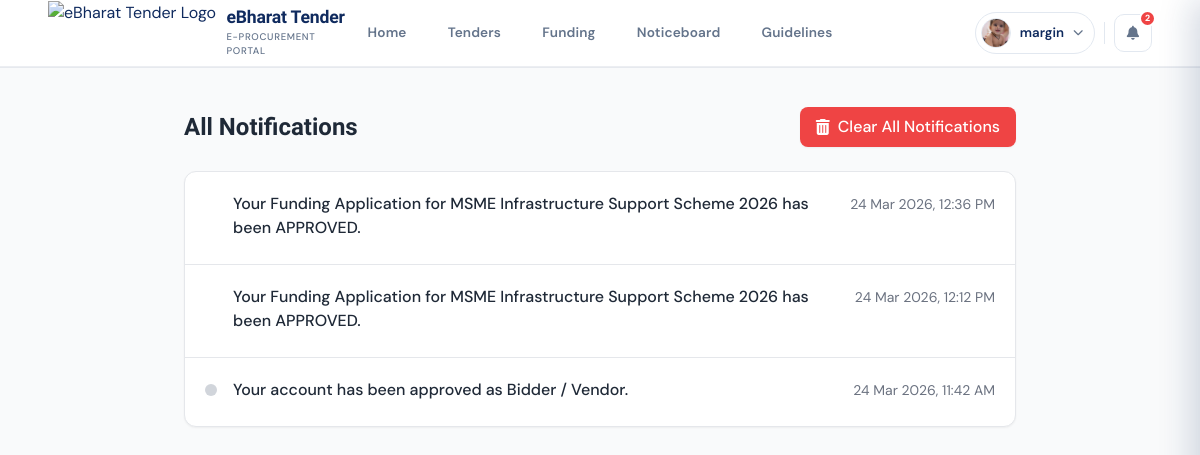
/accounts/notifications/all/ (signed in), run on the app's committed database.
### accounts/models.py (models this page shows, shortened)
class UserProfile(models.Model):
    ROLE_CHOICES = (
        ('creator', 'Tender Creator / Department'),
        ('bidder', 'Bidder / Vendor'),
    )
    STATUS_CHOICES = (
        ('pending', 'Pending'),
        ('approved', 'Approved'),
        ('rejected', 'Rejected'),
    )
    user = models.OneToOneField(User, on_delete=models.CASCADE)
    full_name = models.CharField(max_length=150, blank=True, null=True)
    profile_pic = models.ImageField(upload_to='profile_pic/', null=True, blank=True)
    mobile = models.CharField(max_length=15, blank=True, null=True)
    address = models.TextField(blank=True, null=True)
    gov_id_type = models.CharField(max_length=50, blank=True, null=True)
    gov_id_number = models.CharField(max_length=50, blank=True, null=True)
    gov_id_upload = models.FileField(upload_to='gov_id/', blank=True, null=True)
    designation = models.CharField(max_length=100, blank=True, null=True)
    role = models.CharField(max_length=20, choices=ROLE_CHOICES, blank=True, null=True)
    status = models.CharField(
        max_length=20,
        choices=STATUS_CHOICES,
        default='pending'
    )
    admin_remark = models.TextField(blank=True, null=True)
    created_at = models.DateTimeField(auto_now_add=True)

class Notification(models.Model):
    user = models.ForeignKey(User, on_delete=models.CASCADE, related_name='notifications')
    message = models.CharField(max_length=255)
    link = models.CharField(max_length=255, blank=True, null=True)
    is_read = models.BooleanField(default=False)
    created_at = models.DateTimeField(auto_now_add=True)

### accounts/views.py (the view)
# urls.py: path('notifications/all/', views.view_all_notifications, name='view_all_notifications'),
@login_required
def view_all_notifications(request):
    all_notifications = Notification.objects.filter(user=request.user).order_by('-created_at')
    return render(request, "all_notifications.html", {"all_notifications": all_notifications})

### accounts/context_processors.py (called while the page is built)
def notifications(request):
    if request.user.is_authenticated:
        user_notifications = Notification.objects.filter(user=request.user).order_by('-created_at')
        unread_count = user_notifications.filter(is_read=False).count()
        return {
            'notifications': user_notifications,
            'unread_count': unread_count,
        }
    return {
        'notifications': [],
        'unread_count': 0,
    }

### public/templates/all_notifications.html (shortened to what this page needs)
{% extends 'base.html' %}
{% load static %}
{% block content %}
<div class="py-10 bg-gray-50 min-h-screen">
  <div class="max-w-4xl mx-auto px-4 lg:px-8">
    <div class="flex justify-between items-center mb-6">
      <h1 class="text-2xl font-bold text-gray-800">All Notifications</h1>
      {% if all_notifications %}
      <a href="{% url 'accounts:clear_notifications' %}" class="bg-red-500 hover:bg-red-600 text-white px-4 py-2 rounded-lg font-medium shadow-sm transition flex items-center">
        <i class="fas fa-trash-alt mr-2"></i> Clear All Notifications
      </a>
      {% endif %}
    </div>
    <div class="bg-white rounded-xl shadow-sm border border-gray-200 overflow-hidden">
      {% if all_notifications %}
        <div class="divide-y divide-gray-200">
          {% for n in all_notifications %}
            <div class="p-5 hover:bg-gray-50 transition {% if not n.is_read %}bg-blue-50/30{% endif %}">
              <div class="flex items-start">
                <div class="w-3 h-3 {% if not n.is_read %}bg-blue-600{% else %}bg-gray-300{% endif %} rounded-full mt-1.5 mr-4 shrink-0"></div>
                <div class="flex-1 min-w-0 flex flex-col sm:flex-row sm:justify-between sm:items-baseline">
                  <div>
                    <p class="text-gray-800 font-medium text-base mb-1">{{ n.message }}</p>
                  </div>
                  <div class="mt-2 sm:mt-0 sm:ml-4 text-sm text-gray-500 whitespace-nowrap">
                    {{ n.created_at|date:"d M Y, h:i A" }}
                  </div>
                </div>
              </div>
            </div>
          {% endfor %}
        </div>
      {% endif %}
    </div>
  </div>
</div>
{% endblock %}

### public/templates/base.html (shortened to what this page needs)
{% load static %}
<!DOCTYPE html>
<html lang="en">
<head>
  <link href="https://cdnjs.cloudflare.com/ajax/libs/font-awesome/6.5.1/css/all.min.css" rel="stylesheet">
  <script src="https://cdn.tailwindcss.com"></script>
</head>
<body class="font-dmSans bg-surface text-navy min-h-screen">
<header class="sticky top-0 z-[100] bg-white/[0.98] backdrop-blur-[16px]
               border-b border-[rgba(15,42,94,0.08)] shadow-[0_1px_0_rgba(15,42,94,0.08)]">
  <div class="max-w-[1600px] w-full mx-auto px-6 lg:px-12 h-[66px] flex items-center justify-between">
    <a href="/" class="flex flex-1 items-center gap-[0.65rem] no-underline flex-shrink-0">
      <img src="{% static 'images/logo/logo-icon.png' %}"
           class="h-[65px] w-auto block flex-shrink-0" alt="eBharat Tender Logo">
      <div>
        <span class="font-sora font-extrabold text-[1.1rem] text-navy leading-tight tracking-[-0.01em] block">
          eBharat Tender
        </span>
        <span class="block text-[0.6rem] font-medium text-muted tracking-[0.07em] uppercase mt-px">
          e-Procurement Portal
        </span>
      </div>
    </a>
    <nav class="hidden md:flex flex-none items-center justify-center gap-[6px]">
      <a href="/" class="nav-link {% if request.path == '/' %}active{% endif %} px-[1.1rem] py-[0.45rem] rounded-[10px] text-[0.85rem] font-semibold text-muted no-underline tracking-[0.01em] whitespace-nowrap">
        Home
      </a>
      <a href="/tenders/" class="nav-link {% if '/tenders/' in request.path %}active{% endif %} px-[1.1rem] py-[0.45rem] rounded-[10px] text-[0.85rem] font-semibold text-muted no-underline tracking-[0.01em] whitespace-nowrap">
        Tenders
      </a>
      <a href="/funding/" class="nav-link {% if '/funding/' in request.path %}active{% endif %} px-[1.1rem] py-[0.45rem] rounded-[10px] text-[0.85rem] font-semibold text-muted no-underline tracking-[0.01em] whitespace-nowrap">
        Funding
      </a>
      <a href="/noticeboard/" class="nav-link {% if '/noticeboard/' in request.path %}active{% endif %} px-[1.1rem] py-[0.45rem] rounded-[10px] text-[0.85rem] font-semibold text-muted no-underline tracking-[0.01em] whitespace-nowrap">
        Noticeboard
      </a>
      <a href="/guidelines/" class="nav-link {% if '/guidelines/' in request.path %}active{% endif %} px-[1.1rem] py-[0.45rem] rounded-[10px] text-[0.85rem] font-semibold text-muted no-underline tracking-[0.01em] whitespace-nowrap">
        Guidelines
      </a>
    </nav>
    <div class="flex flex-1 items-center justify-end gap-[0.4rem]">
      {% if user.is_authenticated %}
      <div class="relative">
        <button id="profileBtn" aria-expanded="false"
                class="profile-btn flex items-center gap-[0.55rem] px-[0.7rem] py-[0.3rem] pl-[0.3rem]
                       rounded-full border-[1.5px] border-border bg-white cursor-pointer
                       transition-all duration-[0.18s]
                       hover:border-blue-light hover:bg-surface hover:shadow-[0_2px_8px_rgba(59,130,246,0.12)]">
          {% if user.userprofile.profile_pic %}
            <img src="{{ user.userprofile.profile_pic.url }}"
                 class="w-[30px] h-[30px] rounded-full object-cover border-[1.5px] border-border" alt="Profile">
          {% else %}
            <img src="{% static 'images/logo/default-profile.png' %}"
                 class="w-[30px] h-[30px] rounded-full object-cover border-[1.5px] border-border" alt="Profile">
          {% endif %}
          <span class="hidden sm:block text-[0.83rem] font-semibold text-navy
                       max-w-[120px] overflow-hidden text-ellipsis whitespace-nowrap">
            {{ user.username }}
          </span>
          <i class="fas fa-chevron-down profile-chevron text-[0.65rem] text-muted"></i>
        </button>
      </div>
      <div class="relative">
        <button id="notificationBtn" aria-label="Notifications"
                class="w-[38px] h-[38px] rounded-[10px] border-[1.5px] border-border bg-white
                       flex items-center justify-center text-muted text-[0.88rem] cursor-pointer
                       relative transition-all duration-[0.18s]
                       hover:border-blue-light hover:text-blue hover:bg-blue-50
                       hover:-translate-y-px hover:shadow-[0_2px_8px_rgba(59,130,246,0.15)]">
          <i class="fas fa-bell"></i>
          {% if unread_count > 0 %}
          <span id="notificationBadge"
                class="notif-badge absolute -top-[5px] -right-[5px]
                       bg-red-500 text-white text-[0.56rem] font-extrabold
                       min-w-[17px] h-[17px] rounded-[9px] flex items-center justify-center
                       px-[3px] border-2 border-white leading-none">
            {{ unread_count }}
          </span>
          {% endif %}
        </button>
      </div>
      {% endif %}
    </div>
  </div>
</header>
<main class="min-h-[70vh]">
  {% block content %}{% endblock %}
</main>
</body>
</html>

### public/templates/base.html (style rules this page uses)
*, *::before, *::after { box-sizing: border-box; margin: 0; padding: 0; }
body { -webkit-font-smoothing: antialiased; }
h1,h2,h3,h4,h5,h6 { font-family: 'Sora', sans-serif; }
.nav-link { position: relative; transition: color 0.2s ease, background-color 0.2s ease; }
.nav-link::after { content: ''; position: absolute; bottom: 2px; left: 50%; transform: translateX(-50%) scaleX(0); width: 80%; height: 2.5px; background: #1a56db; border-radius: 2px; transition: transform 0.3s cubic-bezier(0.16,1,0.3,1); transform-origin: center; }
.notif-badge { animation: badge-pop 0.3s cubic-bezier(0.175,0.885,0.32,1.275); }
.profile-chevron { transition: transform 0.2s; }

### data on the page
Notification: message "Your Funding Application for MSME Infrastructure Support Scheme 2026 has been APPROVED.", created_at "24 Mar 2026, 12:36 PM"
Notification: message "Your Funding Application for MSME Infrastructure Support Scheme 2026 has been APPROVED.", created_at "24 Mar 2026, 12:12 PM"
Notification: is_read True (drawn), message "Your account has been approved as Bidder / Vendor.", created_at "24 Mar 2026, 11:42 AM"

### other printed values
{{ user.username }} "margin"
{{ unread_count }} "2"
